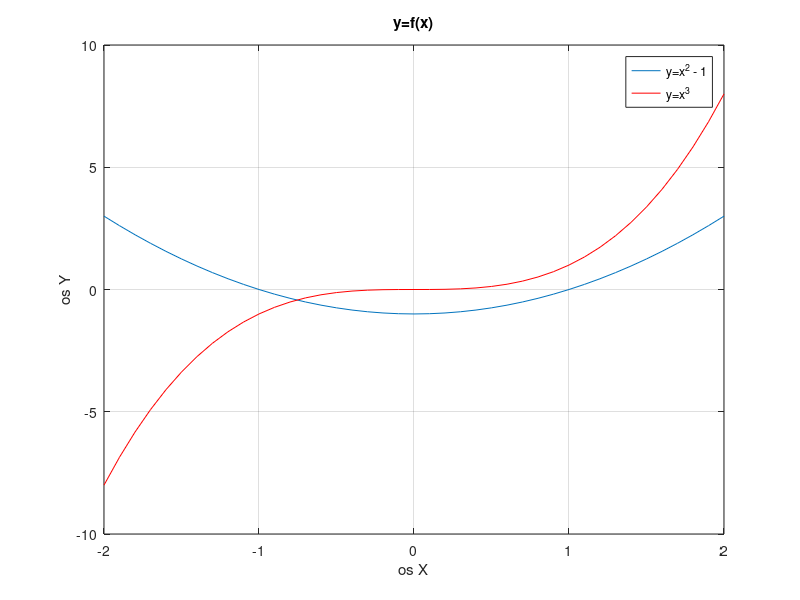

Source code (MATLAB):
clc
clear all
x = -2:0.1:2;
y = x.^2 - 1;
plot(x,y)

grid on
xlabel("os X")
ylabel("os Y")
title("y=f(x)")


y2 = x.^3;
hold on
plot(x,y2, '-r')
legend("y=x^2 - 1", "y=x^3")